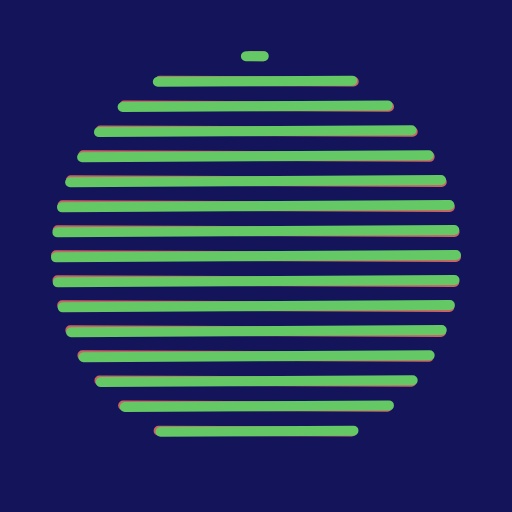
Frame 1 (no input)
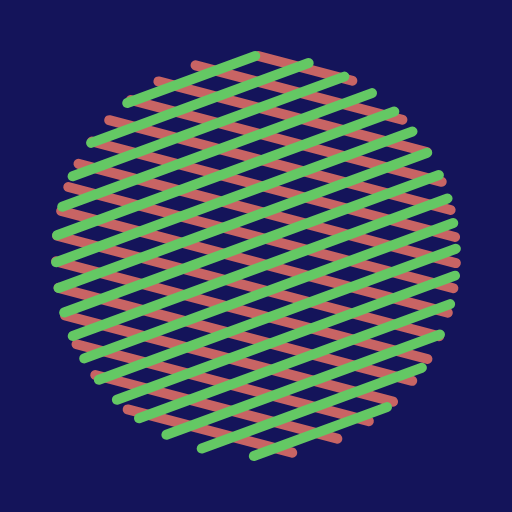
Frame 60 (no input)
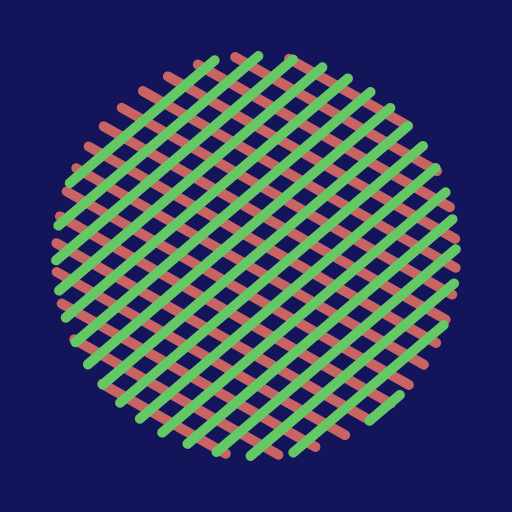
Frame 120 (the mouse pressed at the canvas centre since frame 60)

The p5.js sketch that drew these frames (run headless with seeded random() and noise() and a simulated clock; from frame 60 on, the mouse is pressed at the canvas centre):

// p5.js sketch
// ── sketch.js
const canvas_w = 512;
const canvas_h = 512;

let circle_lines_1;
let circle_lines_2;

function setup() {
  createCanvas(canvas_w, canvas_h);

  circle_lines_1 = new CircleLines(width / 2, height / 2, 200, 0.1, [200, 100, 100]);
  circle_lines_2 = new CircleLines(width / 2, height / 2, 200, 0.2, [100, 200, 100]);
}


function draw() {
  background(20, 20, 90);

  circle_lines_1.update()
  circle_lines_1.draw();

  circle_lines_2.update()
  circle_lines_2.draw();
}


class CircleLines {
  constructor(x, y, r, dy, c) {
    this.p = createVector(x, y);
    this.r = r;

    this.a = 0;
    this.da = random(-0.01, 0.01);

    this.stroke = c;
    this.strokeWeight = 10;
    this.step = this.strokeWeight * 2.5;

    this.dy = dy;
    this.y_off = 0;
  }

  update() {
    this.y_off += this.dy;
    if (this.y_off >= this.step) {
      this.y_off = 0;
    }

    this.a += this.da;
  }

  draw() {
    push();
    translate(this.p.x, this.p.y);
    
    rotate(this.a);

    stroke(this.stroke);
    strokeWeight(this.strokeWeight);

    for (let y = -this.r + this.y_off; y < this.r; y += this.step) {
      const w = 2 * sqrt(this.r ** 2 - y ** 2);
      line(-w / 2, y, w / 2, y);
    }
    pop();
  }
}
